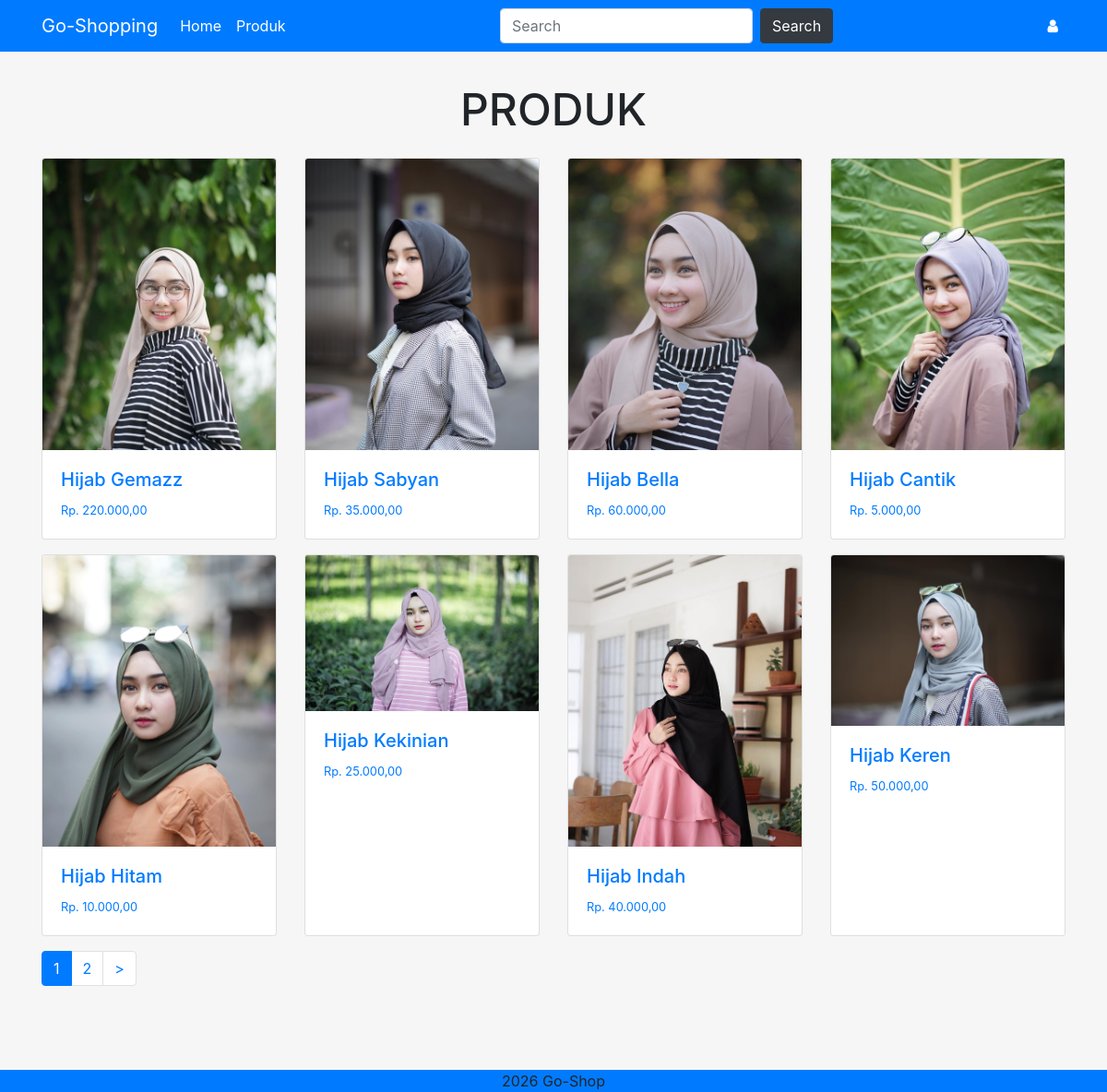
The page /index.php/pembeli/produk on the database its author committed.
### tables this page shows
CREATE TABLE `produk` (
  `id` int(11) NOT NULL,
  `nama_file` varchar(255) NOT NULL,
  `tipe_file` varchar(255) NOT NULL,
  `ukuran_file` double NOT NULL,
  `nama_produk` varchar(100) NOT NULL,
  `slug_nama_produk` varchar(100) NOT NULL,
  `harga` int(11) NOT NULL,
  `kategori` varchar(50) NOT NULL,
  `deskripsi` text NOT NULL,
  `qty` int(50) NOT NULL,
  `waktu` timestamp NOT NULL DEFAULT CURRENT_TIMESTAMP ON UPDATE CURRENT_TIMESTAMP
);

### index.php (called while the page is built, shortened)
<?php
require_once BASEPATH.'core/CodeIgniter.php';

### application/config/config.php (called while the page is built, shortened)
<?php
$config['base_url'] = 'http://localhost/go-shopping';
$config['index_page'] = '';
$config['uri_protocol']	= 'REQUEST_URI';
$config['url_suffix'] = '';
$config['language']	= 'english';
$config['charset'] = 'UTF-8';
$config['enable_hooks'] = FALSE;
$config['subclass_prefix'] = 'MY_';
$config['composer_autoload'] = 'vendor/autoload.php';
$config['permitted_uri_chars'] = 'a-z 0-9~%.:_\-';
$config['enable_query_strings'] = FALSE;
$config['controller_trigger'] = 'c';
$config['function_trigger'] = 'm';
$config['directory_trigger'] = 'd';
$config['allow_get_array'] = TRUE;
$config['log_threshold'] = 0;
$config['log_path'] = '';
$config['log_file_extension'] = '';
$config['log_file_permissions'] = 0644;
$config['log_date_format'] = 'Y-m-d H:i:s';
$config['error_views_path'] = '';
$config['cache_path'] = '';
$config['cache_query_string'] = FALSE;
$config['encryption_key'] = '';
$config['sess_driver'] = 'files';
$config['sess_cookie_name'] = 'ci_session_goshop';
$config['sess_expiration'] = 7200;
$config['sess_save_path'] = NULL;
$config['sess_match_ip'] = FALSE;
$config['sess_time_to_update'] = 300;
$config['sess_regenerate_destroy'] = FALSE;
$config['cookie_prefix']	= '';
$config['cookie_domain']	= '';
$config['cookie_path']		= '/';
$config['cookie_secure']	= FALSE;
$config['cookie_httponly'] 	= FALSE;
$config['standardize_newlines'] = FALSE;
$config['global_xss_filtering'] = FALSE;
$config['csrf_protection'] = FALSE;
$config['csrf_token_name'] = 'csrf_test_name';
$config['csrf_cookie_name'] = 'csrf_cookie_name';
$config['csrf_expire'] = 7200;
$config['csrf_regenerate'] = TRUE;
$config['csrf_exclude_uris'] = array();
$config['compress_output'] = FALSE;
$config['time_reference'] = 'local';
$config['rewrite_short_tags'] = FALSE;
$config['proxy_ips'] = '';

### application/models/Pembeli_model.php (called while the page is built, shortened)
<?php
class Pembeli_model extends CI_Model{
    public function dataProduk($number,$offset){
        $this->db->from('produk');
        $this->db->order_by('id', 'DESC');
		return $query = $this->db->get('',$number,$offset)->result_array();
    }
	public function jumlah_data_produk(){
		return $this->db->get('produk')->num_rows();
    }
}
?>

### application/views/pembeli/produk.php (the view, shortened to what this page needs)
<!DOCTYPE html>
<html lang="en">
<head>
    <link rel="stylesheet" href="<?php echo base_url(); ?>asset/pembeli/css/bootstrap.min.css">
    <link rel="stylesheet" href="https://cdnjs.cloudflare.com/ajax/libs/font-awesome/4.7.0/css/font-awesome.min.css" />
    <link rel="stylesheet" href="<?php echo base_url(); ?>asset/pembeli/css/style.css">
</head>
<body>
<section class="section section-header">
</section>
<section class="section section-produk">
    <div class="container">
        <h4>Produk</h4>
        <div class="row">
            <?php
            foreach($data as $row) {
            ?>
                <div class="col-lg-3 col-md-6 col-sm-12 mb-3 d-flex">
                    <a href="<?php echo base_url('post/').$row['slug_nama_produk']; ?>">
                        <div class="card">
                            <img class="card-img-top img-fluid" src="<?php echo base_url('asset/img/produk/').$row['nama_file']; ?>" alt="<?php echo $row['slug_nama_produk']; ?>">
                            <div class="card-body">
                                <h5><?php echo $row['nama_produk']; ?></h5>
                                <small>Rp. <?php echo number_format($row['harga'], 2,",",".") ; ?></small>
                            </div>
                        </div>
                    </a>
                </div>
            <?php } ?>
            <div class="col-sm-12">
                <?php echo $this->pagination->create_links(); ?>
            </div>
        </div>
    </div>
</section>
<div class="footer">
</div>
</body>
</html>

### asset/pembeli/css/style.css (style rules this page uses)
* { padding: 0; margin: 0; }
a { text-decoration: none; }
body { background: #f6f6f6; }
.section-produk { padding: 75px 0; }
.section-produk h4 { text-align: center; padding: 15px 0; font-size: 3em; text-transform: uppercase; }
.section-produk .card { height: 100%; }

### rows shown on the page
produk: nama_file (picture), nama_produk "Hijab Gemazz", harga "220.000,00"
produk: nama_file (picture), nama_produk "Hijab Sabyan", harga "35.000,00"
produk: nama_file (picture), nama_produk "Hijab Bella", harga "60.000,00"
produk: nama_file (picture), nama_produk "Hijab Cantik", harga "5.000,00"
produk: nama_file (picture), nama_produk "Hijab Hitam", harga "10.000,00"
produk: nama_file (picture), nama_produk "Hijab Kekinian", harga "25.000,00"
produk: nama_file (picture), nama_produk "Hijab Indah", harga "40.000,00"
produk: nama_file (picture), nama_produk "Hijab Keren", harga "50.000,00"

### other values the page prints
$this->pagination->create_links() "1 2 >"
